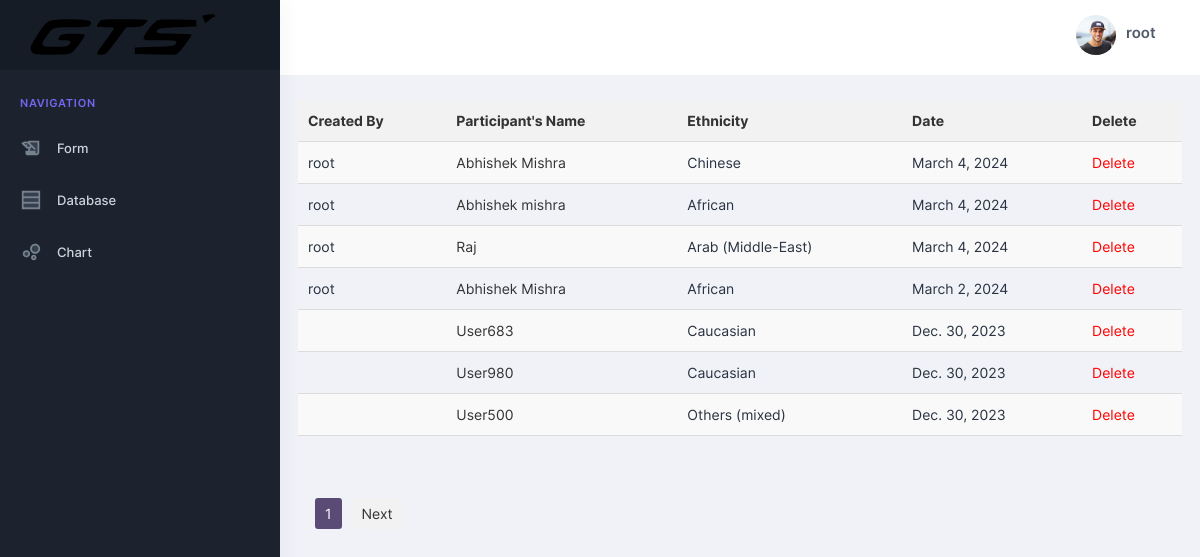
Before: /db/ (signed in) with the older database file.
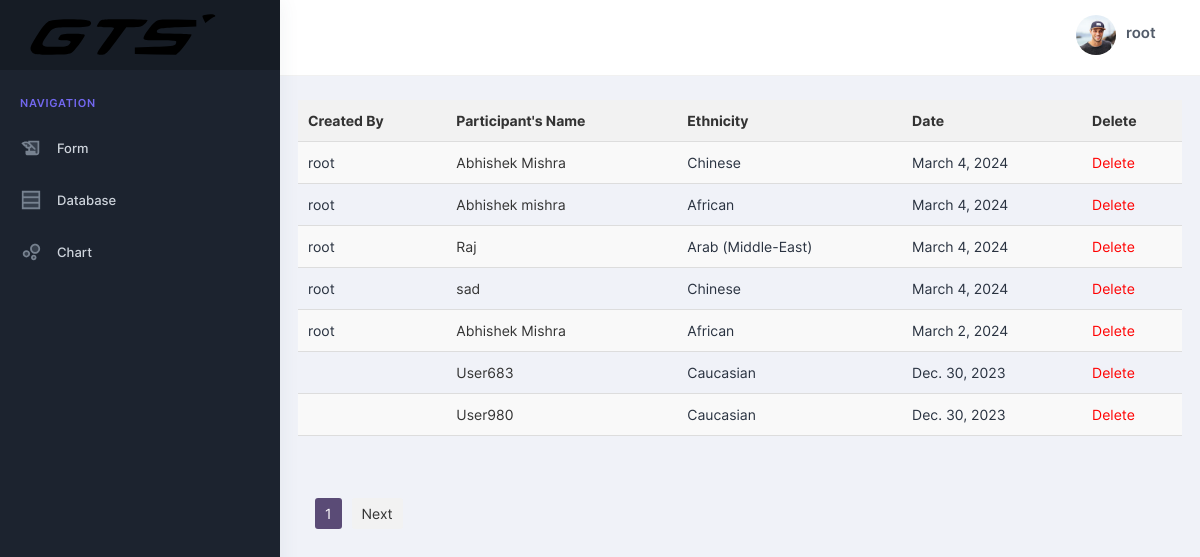
After: the same page with the newer database file.
### apps/home/models.py (models this page shows)
class RecordingDetail(models.Model):
    WPGs = [
        ('WP1','WP1'),
        ('WP2','WP2'),
        ('WP3','WP3'),
        ('WP4','WP4'),
        ('WP5','WP5'),
    ]
    WPTs = [
        ('WP1-TV','WP1-TV'),
        ('WP1-K','WP1-K'),
        ('WP2a-TV','WP2a-TV'),
        ('WP2b-TV','WP2b-TV'),
        ('WP2c-TV','WP2c-TV'),
        ('WP2a-K','WP2a-K'),
        ('WP2b-K','WP2c-K'),
        ('WP3-TV','WP3-TV'),
        ('WP3-K','WP3-K'),
        ('WP4-TV','WP4-TV'),
        ('WP4-K','WP4-K'),
        ('WP5-TV','WP5-TV'),
        ('WP5-K','WP5-K')
    ]
    RecordingStatus = [
        ('Completed','Completed'),
        ('Pending','Pending')
    ]
    CarStatus = [
        ('Static','Static'),
        ('Drive','Drive')
    ]
    Ethnicity = [
        ('Caucasian','Caucasian'),
        ('African','African'),
        ('Arab (Middle-East)','Arab (Middle-East)'),
        ('Asians (South-East)','Asians (South-East)'),
        ('Chinese','Chinese'),
        ('Latin/Hispanic','Latin/Hispanic'),
        ('Indian','Indian'),
        ('Others (mixed)','Others (mixed)')
    ]
    Gender = [
        ('M','M'),
        ('F','F')
    ]
    Beard = [
        ('Full beard','Full beard'),
        ('Mustache','Mustache'),
        ('Goatbeard','Goatbeard'),
        ('Henriquatre','Henriquatre')
    ]
    Hair = [
        ('Short hair','Short hair'),
        ('Middle long hair (covering ears, but not long enough to reach the shoulders)','Middle long hair (covering ears, but not long enough to reach the shoulders)'),
        ('Long hair (until shoulder or longer)','Long hair (until shoulder or longer)'),
        ('Bald head','Bald head')
    ]
    EyeColour = [
        ('brown','brown'),
        ('gray','gray'),
        ('blue','blue'),
        ('green','green')
    ]
    ClothingAccessoires = [
        ('Masks','Masks'),
        ('Scarfs','Scarfs'),
        ('Hands-free headset','Hands-free headset'),
        ('Head/Ear phones','Head/Ear phones'),
        ('Caps, hats, headscarf and turban','Caps, hats, headscarf and turban'),
        ('Headband','Headband'),
        ('Eyepatch','Eyepatch'),
        ('Earrings','Earrings'),
        ('Nose rings','Nose rings'),
        ('Piercings','Piercings')
    ]
    Glasses = [
        ('Glasses with anti-glare lenses','Glasses with anti-glare lenses'),
        ('Glasses with mirrored lenses','Glasses with mirrored lenses'),
        ('Sunglasses with IR protection in the band of frequency 780 nm – 1.400 nm','Sunglasses with IR protection in the band of frequency 780 nm – 1.400 nm'),
        ('Glasses with complete spectacle frame','Glasses with complete spectacle frame'),
        ('Metal-rimmed glasses','Metal-rimmed glasses'),
        ('Varifocal glasses with power ranging from –10 to +11','Varifocal glasses with power ranging from –10 to +11'),
        ('Glasses with cylindrical lenses for Astigmatism with power ranging from –10 to +11','Glasses with cylindrical lenses for Astigmatism with power ranging from –10 to +11'),
        ('Spherical contact lenses for Astigmatism with power ranging from  –10 to +11','Spherical contact lenses for Astigmatism with power ranging from  –10 to +11'),
        ('Sunglasses with tinted lenses','Sunglasses with tinted lenses')
    ]
    Makeup = [
        ('Makeup eyeliner','Makeup eyeliner'),
        ('Makeup mascara','Makeup mascara'),
        ('Makeup eye shadow','Makeup eye shadow'),
        ('Makeup false eyelashes','Makeup false eyelashes'),
        ('Cover makeup','Cover makeup')
    ]
    name = models.CharField(max_length=100)
    ethnicity=models.CharField(max_length=100,choices=Ethnicity)
    age = models.PositiveIntegerField()
    gender = models.CharField(max_length=10,choices=Gender)
    date = models.DateField(default=timezone.now)
    height = models.PositiveIntegerField()
    beard = models.CharField(max_length=100,choices=Beard,null=True)
    hair = models.CharField(max_length=100,choices=Hair)
    eyecolour = models.CharField(max_length=100,choices=EyeColour)
    workpackage = models.CharField(max_length=100,choices=WPGs)
    workpackagetype = models.CharField(max_length=100,choices=WPTs)
    carnumber = models.CharField(max_length=100,null=True)
    carstatus = models.CharField(max_length=100,choices=CarStatus,null=True)
    action = models.CharField(max_length=255,null=True)
    clothingaccessories=models.CharField(max_length=100,choices=ClothingAccessoires,null=True)
    glasses = models.CharField(max_length=100,choices=Glasses,null=True)
    makeup = models.CharField(max_length=100,choices=Makeup,null=True)
    recordingstatus=models.CharField(max_length=100,choices=RecordingStatus,null=True)
    created_by = models.ForeignKey(User,on_delete=models.CASCADE,null=False)

### apps/home/views.py (the view)
# urls.py: path('db/',views.database,name='database'),
@login_required(login_url="/login/")
def database(request):
    if request.user.username == 'root':
        recording_list = RecordingDetail.objects.all().order_by('-date')
        p = Paginator(recording_list,7)
        page_number = request.GET.get('page')
        page_obj = p.get_page(page_number)
        return render(request,'home/admindb.html',{'page_obj':page_obj})
    else:
        recording_list =  RecordingDetail.objects.filter(created_by=request.user).order_by('-date')
        p = Paginator(recording_list,7)
        page_number = request.GET.get('page')
        page_obj = p.get_page(page_number)
        return render(request,'home/userdb.html',{'page_obj':page_obj})

### apps/templates/home/admindb.html (shortened to what this page needs)
{% extends "layouts/base.html" %}
{% block content %}
	<div class="pc-container">
		<div class="pcoded-content">
			<div class="row">
                <table>
                    <tr>
                        <th>Created By</th>
                        <th>Participant's Name</th>
                        <th>Ethnicity</th>
                        <th>Date</th>
                        <th>Delete</th>
                    </tr>
                    {% for r in page_obj.object_list %}
                    <tr>
                        <td>{{ r.created_by }}</td>
                        <td><a href="{% url 'edit_form' r.id %}">{{r.name}}</a></td>
                        <td>{{r.ethnicity}}</td>
                        <td>{{r.date}}</td>
                        <td><a href="{% url 'delete_rec' r.id %}" class="delete-link">Delete</a></td>
                    </tr>
                    {% endfor %}
                </table>
			</div>
            <br><br>
            <center class="pagination">
                <span>{{page_obj.number}}</span>
                {% if page_obj.has_next %}
                <a href="/db?page={{page_obj.next_page_number}}">Next</a>
                {% endif %}
            </center>
		</div>
	</div>
{% endblock content %}

Changed rows visible on the page:
no longer on this page (row unchanged): RecordingDetail: name "User500", ethnicity "Others (mixed)", date "Dec. 30, 2023"
added RecordingDetail: created_by "root", name "sad", ethnicity "Chinese", date "March 4, 2024"
